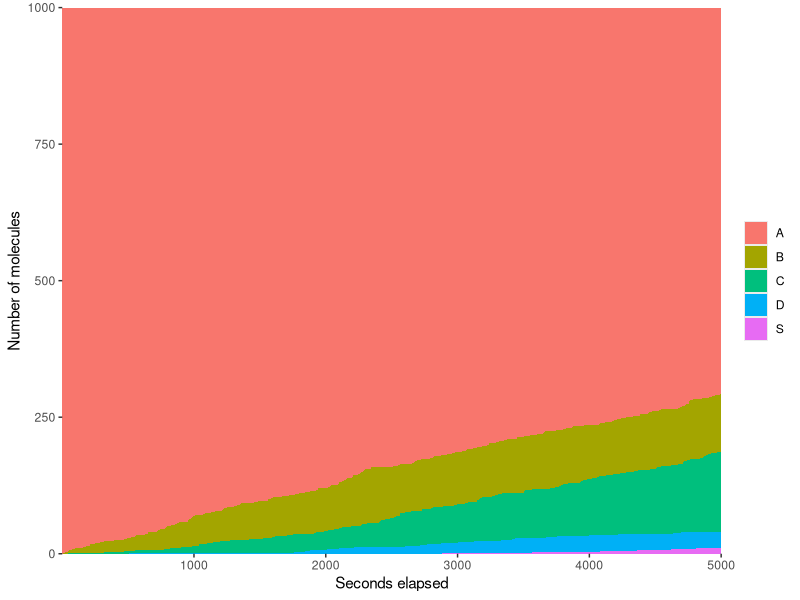
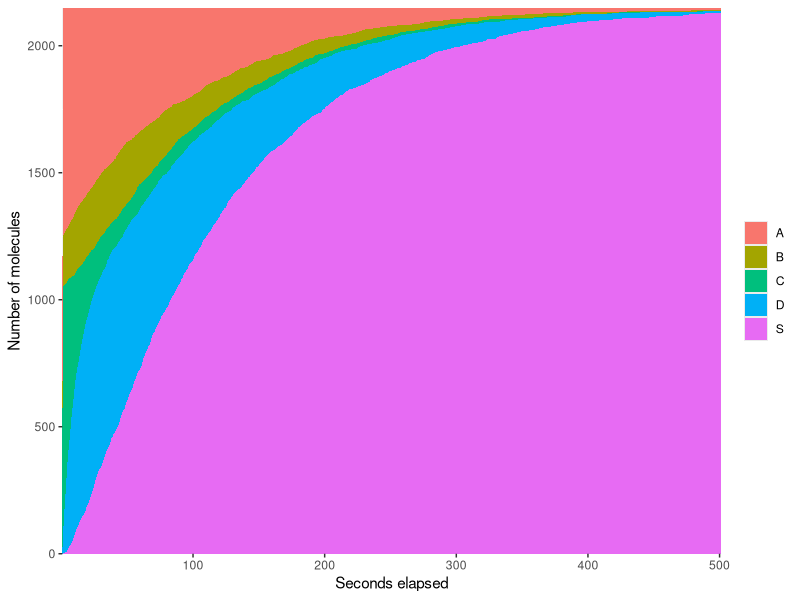
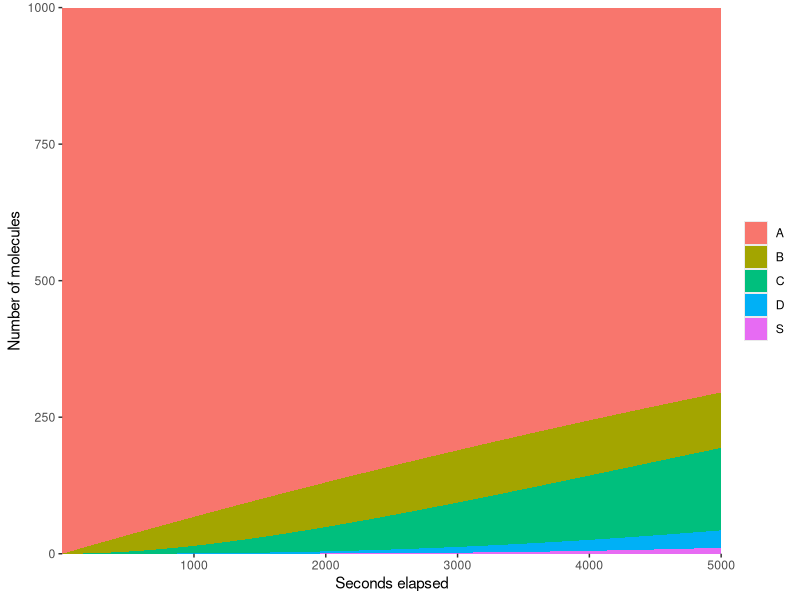
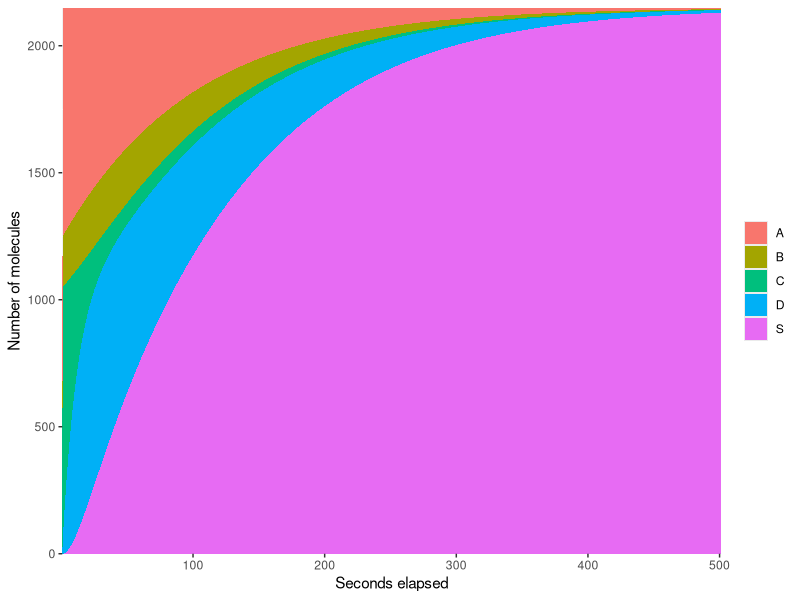

The R script that drew these images, in order:
## ---- chunk 1
p <- c(0.00007, # P(A -> B)
       0.0005,  # P(B -> C)
       0.00013, # P(C -> D)
       0.00022, # P(D -> S)
       0)       # S doesn't decay

molecules <- c(1000, # 1000 A
               0,   # 0 B
               0,   # 0 C
               0,   # 0 D
               0)   # 0 S

s <- 5000

# Set the seed for simulations
set.seed(4215)
## ---- chunk 2
# Does it decay?
rbinom(1, 1, 0.5) == 1
## ---- chunk 3
rbinom(1, molecules[1], 0.5)
## ---- chunk 4
second.interval <- c(56, 44, 0, 0, 0)
a.decay <- rbinom(1, second.interval[1], 0.5)
b.decay <- rbinom(1, second.interval[2], 0.5)

(third.interval <- second.interval - c(a.decay, b.decay-a.decay, -b.decay, 0, 0))
## ---- chunk 5
sim.decay <- function(molecules, s, p) {
  n.molecules = length(molecules)
  
  # Create a matrix to store the results after each interval
  results <- matrix(0, nrow = s+1,
                       ncol = n.molecules)
  
  # The first interval is the starting point
  results[1,] <- molecules
  
  # It runs for 's' intervals after the first one
  for (i in 2:(s+1)) {
    # Determine the number of molecules that decay of each type
    decayed <- rbinom(rep(1, n.molecules), # 1 trial each
                      results[i-1,],      # of the number of current molecules
                      p)                   # each with a probability of decaying
    
    # We subtract the net change in each molecule.
    # e.g. ome B turn to C but some A turn to B
    results[i,] <- results[i-1,] - (decayed - c(0, decayed[1:(n.molecules-1)]))
  }
  
  results
}
## ---- chunk 6
original.sim <- sim.decay(molecules, s, p)
## ---- chunk 7
library(reshape2)
library(ggplot2)
plot.decay.history <- function(data) {
  df <- data.frame(data, interval=1:nrow(data))
  names(df) <- c('A', 'B', 'C', 'D', 'S', 'interval')
  df <- melt(df, id.vars=c('interval'))
  p <- ggplot(data=df, aes(x=interval, y=value))
  p <- p + geom_area(aes(fill=variable))
  p <- p + labs(x='Seconds elapsed', y='Number of molecules')
  p <- p + guides(fill=guide_legend(title=NULL))
  p <- p + scale_y_continuous(expand=c(0,0))
  p <- p + scale_x_continuous(expand=c(0,0))
  p
}

plot.decay.history(original.sim)

# And another example
second.sim <- sim.decay(c(900, 200, 1000, 50, 0),    # Molecules
                            500,                         # intervals
                            c(0.01, 0.03, 0.09, 0.02, 0)) # P(decay)

plot.decay.history(second.sim)
## ---- chunk 8
trans.mat <- function(p) {
  n.p <- length(p)
  
  T <- matrix(0, nrow=n.p, ncol=n.p)
  
  for (i in 1:(n.p-1))
    T[i,] <- c(rep(0, i-1), # Pad with i-1 0's for the offset
               1-p[i], p[i], # P(stay) = 1 - P(decay)
               rep(0, n.p - (i+1)))
  
  T[n.p,] <- c(rep(0, n.p-1), 1)
  
  T
}
## ---- chunk 9
markov.decay <- function(molecules, s, p) {
  n.molecules <- length(molecules)
  
  T <- trans.mat(p)
  M <- matrix(0, ncol=n.molecules,
                 nrow=s+1)
  
  M[1,] <- molecules
  
  for (i in 2:(s+1))
    M[i,] <- M[i-1,] %*% T
  
  M
}
## ---- chunk 10
original.markov <- markov.decay(molecules, s, p)
plot.decay.history(original.markov)

second.markov <- markov.decay(c(900, 200, 1000, 50, 0),
                              500,                         
                              c(0.01, 0.03, 0.09, 0.02, 0))
plot.decay.history(second.markov)



original.sim[5001,]
original.markov[5001,]

second.sim[501,]
second.markov[501,]
